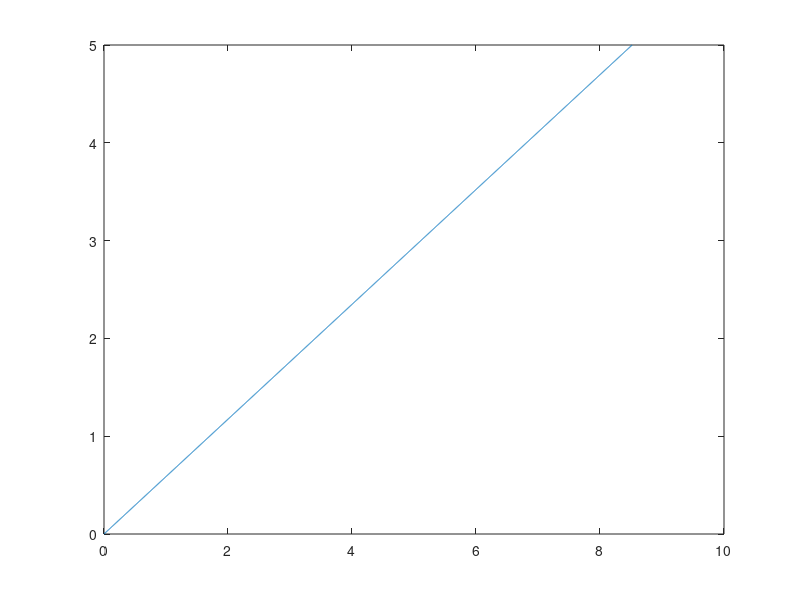

Here is the MATLAB script that generated this plot:
%% Dustin Goetz
clear; clc; close all;

% Flat and Corrugated Diaphragm Design Handbook by Mario Giovanni

force = 0:.001:5;
hole_rad = (7/2)*(10^-3);
shaft_rad = (4/2)*(10^-3);

% Marian HT-6210 Extra Soft Silicone: https://www.rogerscorp.com/elastomeric-material-solutions/bisco-silicones/bisco-ht-6000-series-performance-solid-silicones
% membrane_thickness = 0.381*(10^-3);
% elasticity = 0.584*(10^6);
% poisson = .5;

% McMaster - 8611K222: https://www.mcmaster.com/8611K222/
membrane_thickness = 0.305*(10^-3);%0.254*(10^-3); %0.1524*(10^-3);
elasticity = 3*(10^6);
poisson = .5;

solidarity_ratio = hole_rad/shaft_rad;

k = ((hole_rad^2/(elasticity*membrane_thickness^3))*...
    (3*(1-poisson^2)/pi)*((solidarity_ratio^2-1)/(4*solidarity_ratio^2)...
    -(log(solidarity_ratio)^2)/(solidarity_ratio^2-1)))^(-1);

displacement = force/k;

figure;
plot(displacement*1000,force)